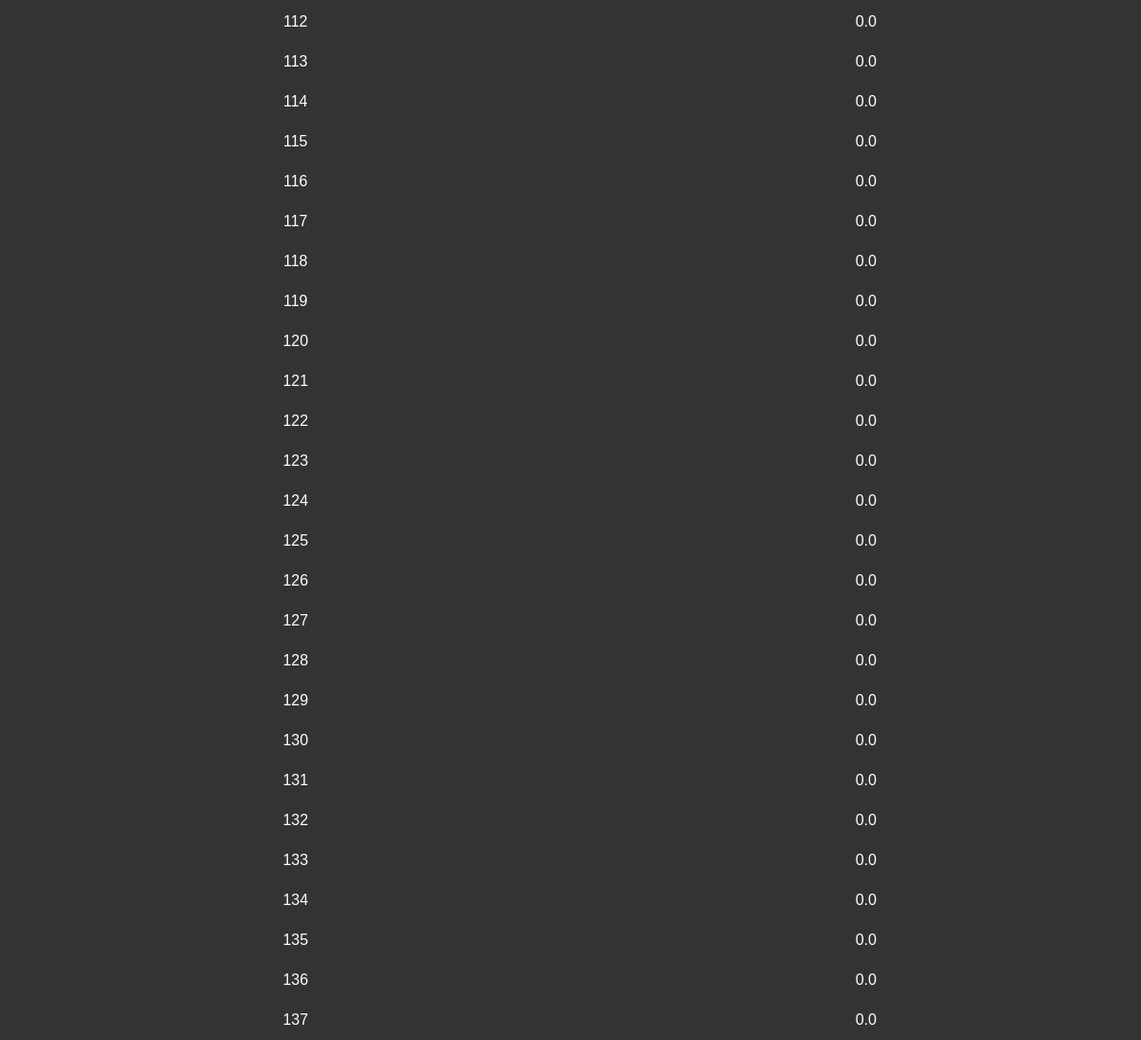
The page /ver_deudas/ver_deudas (lower part) on the database as committed earlier.
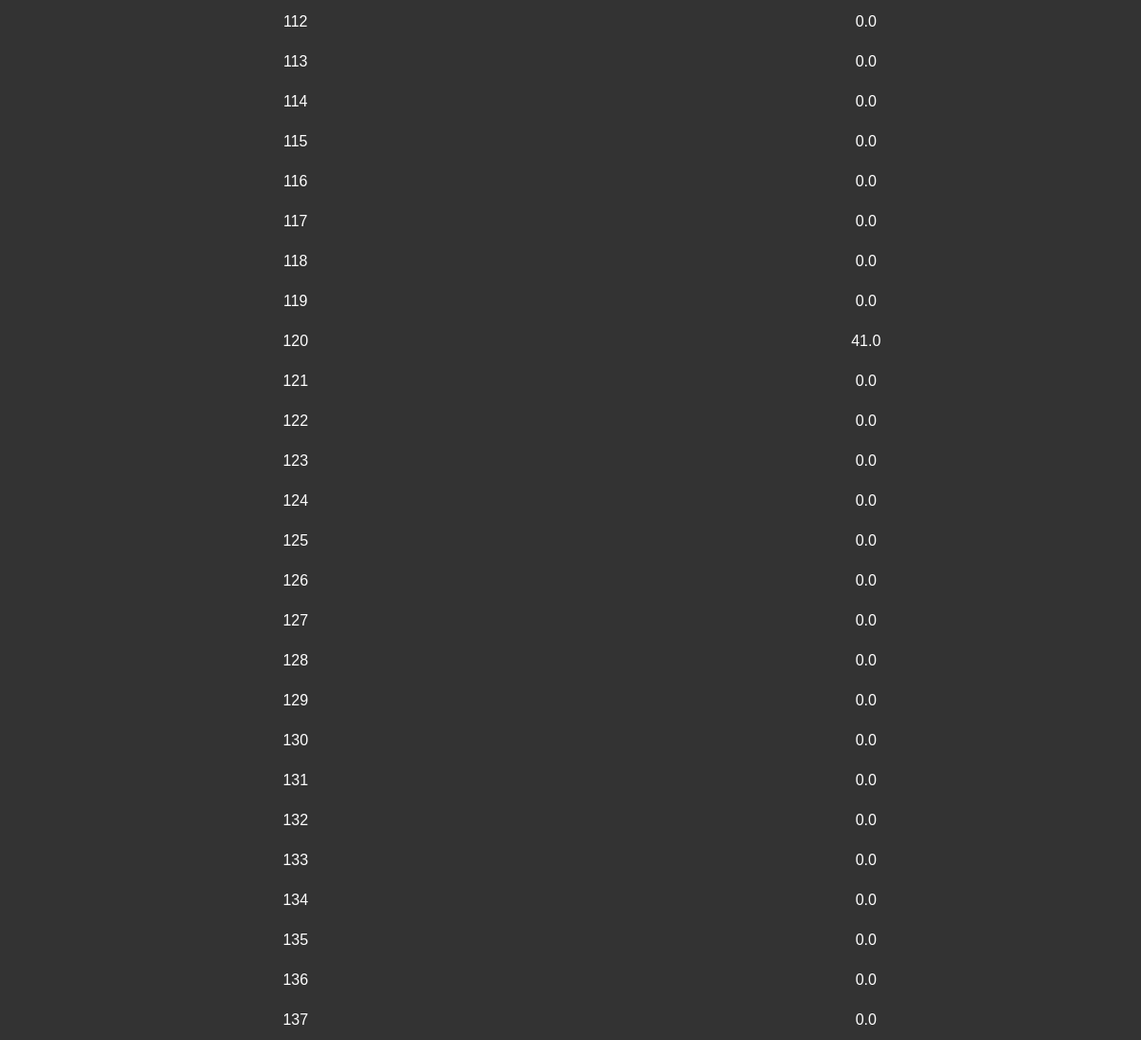
The same page on the database as committed later.
### tables this page shows
CREATE TABLE Deudas (
    cliente_id INTEGER PRIMARY KEY,
    monto_total REAL,
    FOREIGN KEY (cliente_id) REFERENCES "clientes_antiguo"(id)
);

### routes/clientes/subfunciones/ver_deudas.py (the view)
@deudas_bp.route('/ver_deudas')
def ver_deudas():
    db = get_db()
    cursor = db.execute('SELECT * FROM Deudas')
    deudas = cursor.fetchall()
    return render_template('/clientes/ver_deudas.html', deudas=deudas)

### app.py (called while the page is built)
def create_app():
    app = Flask(__name__, template_folder='templates')
    app.config['SECRET_KEY'] = cargar_clave_secreta()
    @app.before_request
    def before_request():
        g.db = get_db()
    @app.teardown_appcontext
    def teardown_appcontext(error):
        close_db(error)
    @app.route('/')
    def index():
        return render_template('index.html')
    app.register_blueprint(ventas_bp)
    app.register_blueprint(compras_bp)
    app.register_blueprint(clientes_bp)
    app.register_blueprint(inventario_bp)
    return app

### routes/database.py (called while the page is built)
def get_db():
    if 'db' not in g:
        g.db = sqlite3.connect(DATABASE)
        g.db.row_factory = sqlite3.Row
    return g.db

### templates/clientes/ver_deudas.html (shortened to what this page needs)
<!DOCTYPE html>
<html lang="es">
<head>
    <link rel="stylesheet" href="/static//css/global/style.css">
</head>
<body>
    <div class="contenido-principal">
        <table>
            <tbody>
                {% for deuda in deudas %}
                    <tr>
                        <td>{{ deuda['cliente_id'] }}</td>
                        <td>{{ deuda['monto_total'] }}</td>
                    </tr>
                {% endfor %}
            </tbody>
        </table>
    </div>
</body>
</html>

Rows that differ between the two databases and show on the page:
changed Deudas id 120: monto_total "0.0" → "41.0"
